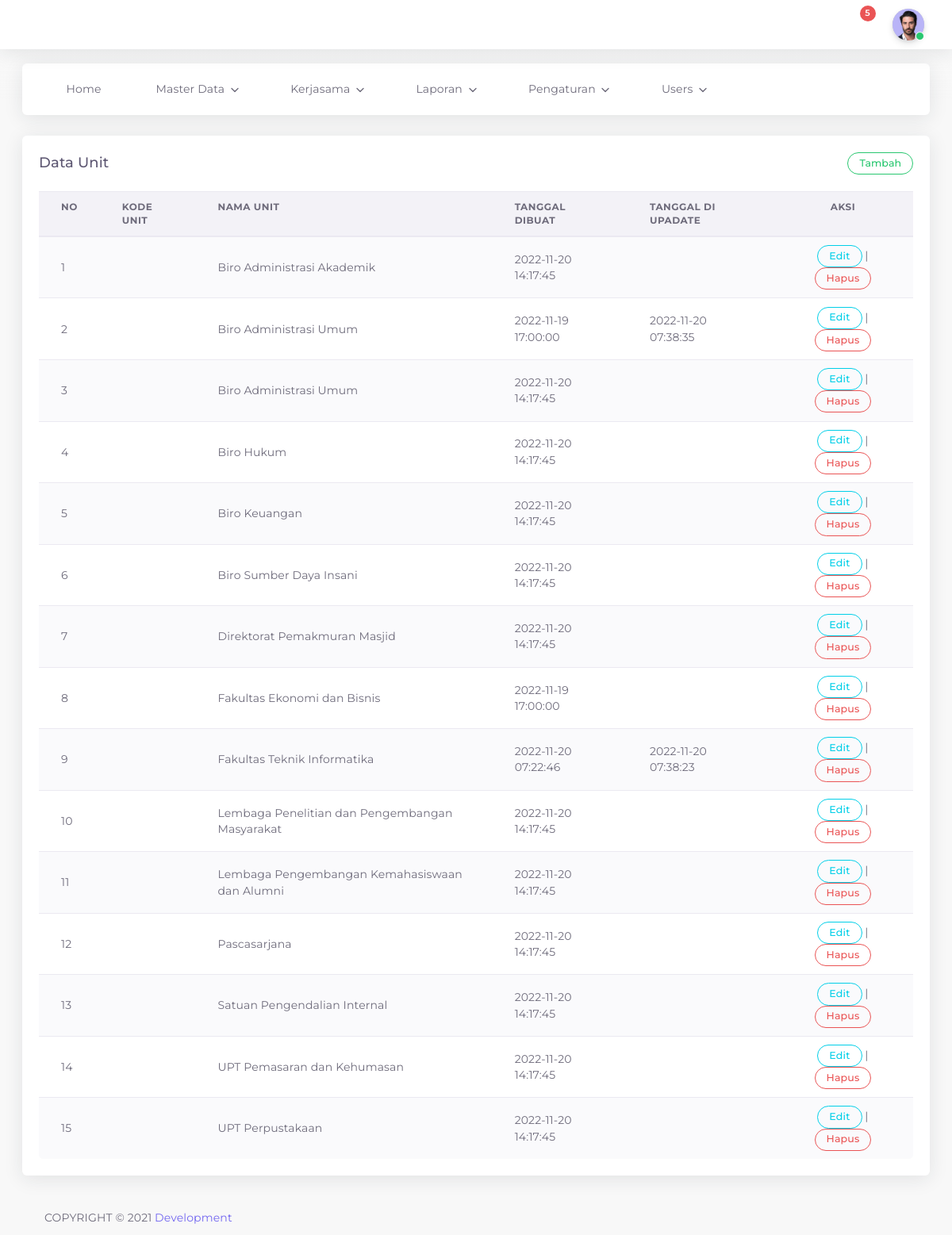
Before: /admin/unit_data.php (signed in) with the older database file.
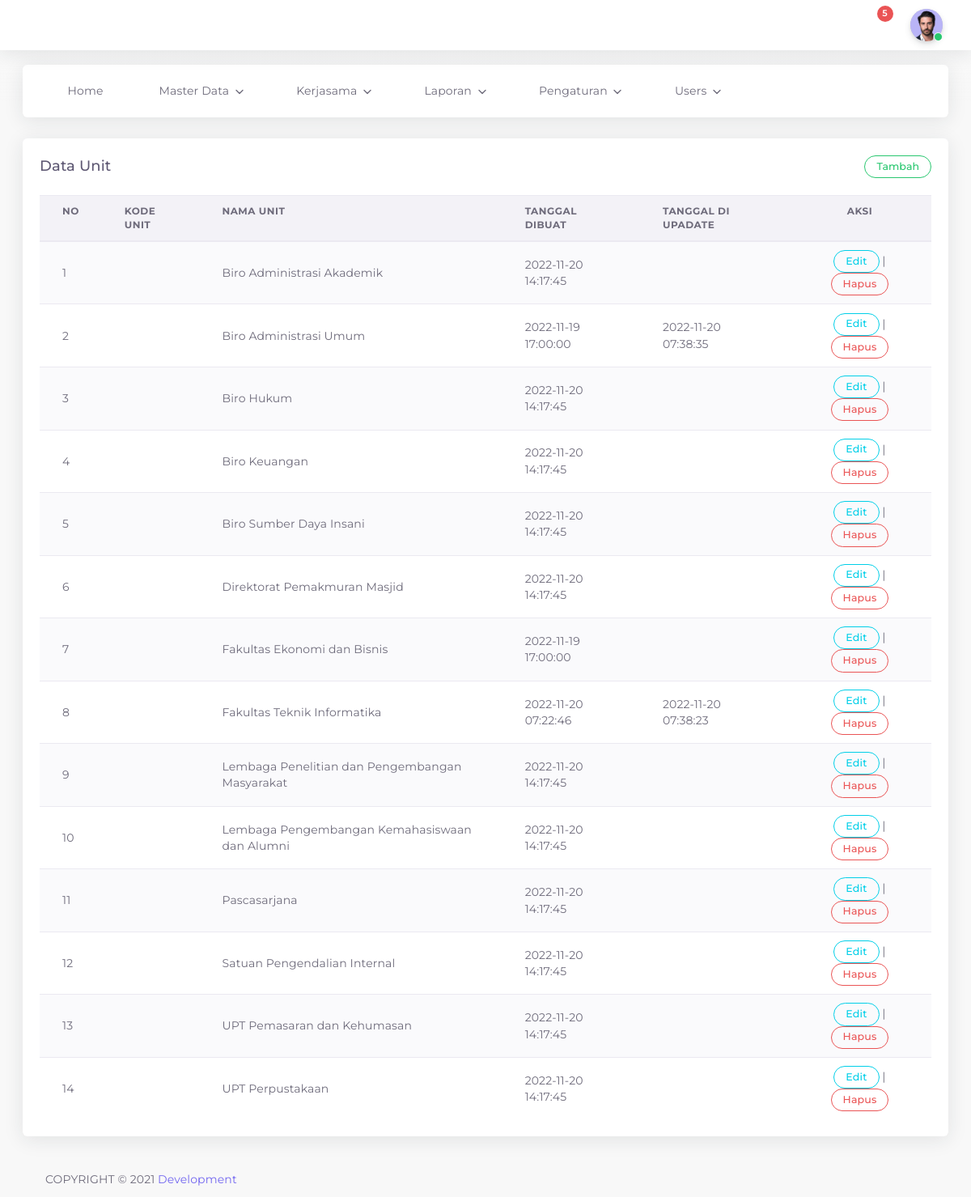
After: the same page with the newer database file.
### tables this page shows
CREATE TABLE `unit` (
  `id_unit` int(11) NOT NULL,
  `unit_kode` varchar(20) NOT NULL,
  `unit_nama` varchar(255) NOT NULL,
  `status` enum('Y','N') NOT NULL DEFAULT 'Y',
  `date_created` timestamp NULL DEFAULT CURRENT_TIMESTAMP,
  `date_updated` timestamp NULL DEFAULT NULL ON UPDATE CURRENT_TIMESTAMP
);

### admin/unit_data.php (the view, shortened to what this page needs)
<?php
include "header.php";
?>
<div class="app-content content ">
		<div class="content-wrapper container-xxl p-0">
			<div class="row match-height">
				<div class="col-lg-12">
					<div class="card">
						<div class="card-header">
							<h4 class="card-title">Data Unit</h4>
							<button
									type="button"
									class="btn btn-outline-success round btn-sm"
									data-toggle="modal"
									data-target="#tambah_data">Tambah</button>
						</div>
							<div class="card-body table-responsive">
								<table id="dataTables" class="table table-striped">
									<thead>
											<tr>
													<th>No</th>
													<th>Kode Unit</th>
													<th>Nama Unit</th>
													<th>Tanggal dibuat</th>
													<th>Tanggal di upadate</th>
													<th style="text-align:center ;">Aksi</th>
											</tr>
									</thead>
										<tbody>
											<?php
											include "config.php";
											$no = 1;
											$data = mysqli_query($kon, "SELECT * FROM unit ORDER BY unit_nama ASC");
											while($hasil = mysqli_fetch_array($data)){
											?>
												<tr>
														<td>
															<?php echo $no++; ?>
														</td>
														<td><?php echo $hasil ['unit_kode'];?></td>
														<td><?php echo $hasil ['unit_nama'];?></td>
														<td><?php echo $hasil ['date_created'];?></td>
														<td><?php echo $hasil ['date_updated'];?></td>
														<td style="text-align:center ;">
															<a href="#" type="button" class="open_modal btn btn-outline-info round btn-sm" data-toggle="modal" data-target="#edit<?php echo $hasil['id_unit']; ?>">Edit</a> |
															<a href="#" type="button" class="open_modal btn btn-outline-danger round btn-sm" data-toggle="modal" data-target="#deleteEmployeeModal<?php echo $hasil['id_unit']; ?>">Hapus</a>
														</td>
												</tr>
								<?php
									}
									?>
									</tbody>
						</table>
					</div>
			</div>
		</div>
	</div>
</div>
		<div class="drag-target"></div>
		<?php include "footer.php";?>
</body>
</html>

Changed rows visible on the page:
removed unit: unit_nama "Biro Administrasi Umum", date_created "2022-11-20 14:17:45"
